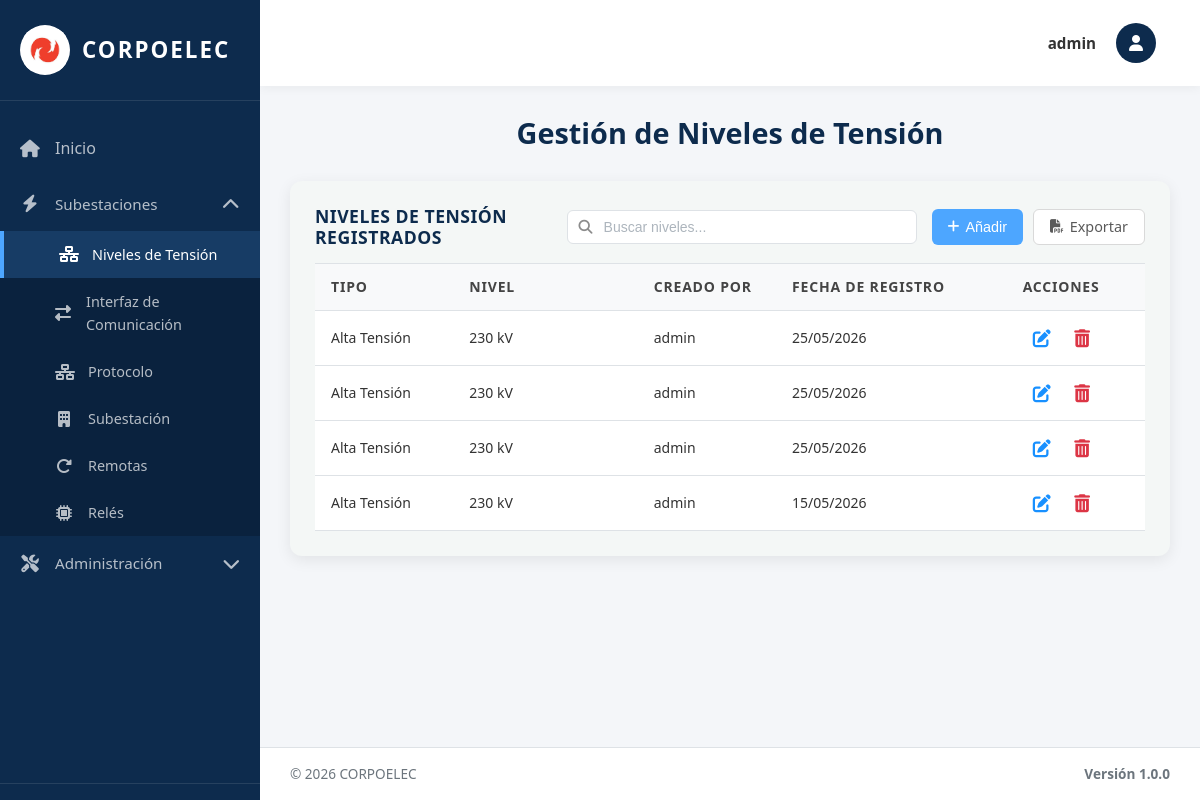
/tensiones/ (signed in), run on an earlier commit of the app's database.
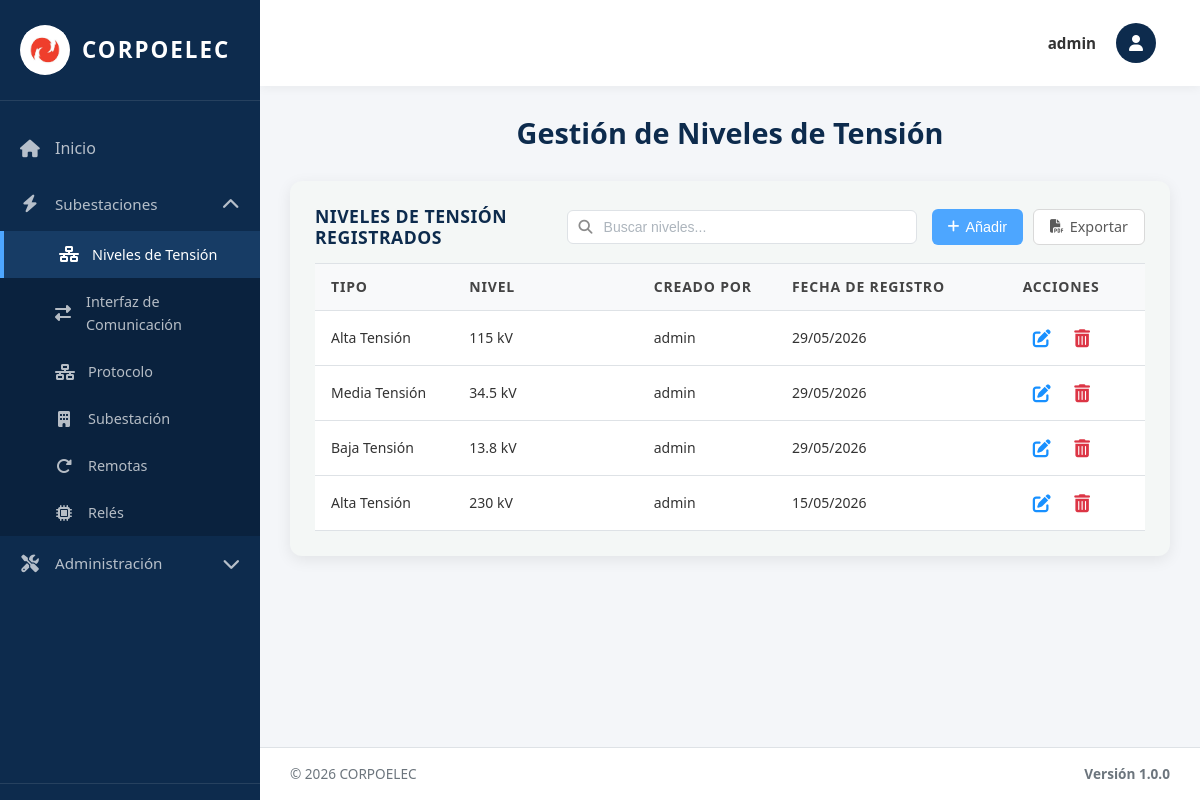
And on a later commit of the database.
### equipos/models.py (models this page shows, shortened)
class NivelTension(models.Model):
    TIPO_CHOICES = [
        ('AT', 'Alta Tensión'),
        ('MT', 'Media Tensión'),
        ('BT', 'Baja Tensión'),
    ]
    NIVEL_CHOICES = [
        ('230kV', '230 kV'),
        ('115kV', '115 kV'),
        ('34.5kV', '34.5 kV'),
        ('13.8kV', '13.8 kV'),
    ]
    Id_Ten = models.AutoField(primary_key=True)  # Identificador único
    Tipo_ten = models.CharField(max_length=5, choices=TIPO_CHOICES, default='AT')  # Tipo de tensión (AT/MT/BT)
    Nivel = models.CharField(max_length=10, choices=NIVEL_CHOICES)  # Valor del nivel (115kV, 34.5kV, etc.)
    Fecha_Reg = models.DateField(auto_now_add=True)  # Fecha de registro automática
    creado_por = models.ForeignKey(User, on_delete=models.SET_NULL, null=True, blank=True, related_name='niveles_tension_creados')  # Usuario que creó el registro
    class Meta:
        verbose_name = 'Nivel de Tensión'
        verbose_name_plural = 'Niveles de Tensión'
        ordering = ['Id_Ten']  # Orden por ID ascendente

### equipos/views.py (the view, shortened to what this page needs)
# urls.py: path('tensiones/', tensiones_view, name='tensiones'),
@no_cache
@login_required(login_url='/login/')
def tensiones_view(request):
    tensiones = NivelTension.objects.all().order_by('-Fecha_Reg', '-Id_Ten')
    paginator = Paginator(tensiones, 10)
    page_number = request.GET.get('page')
    page_obj = paginator.get_page(page_number)
    context = {
        'title': 'Niveles de Tensión',
        'page_obj': page_obj,
        'tensiones': tensiones,
        'tipo_choices': NivelTension.TIPO_CHOICES,
        'nivel_choices': NivelTension.NIVEL_CHOICES,
        'nivel_choices_simple': [(v, v) for v, _ in NivelTension.NIVEL_CHOICES],
        'is_admin': request.user.is_superuser,
        'puede_crear': puede_crear(request),
        'puede_actualizar': puede_actualizar(request),
        'puede_eliminar': puede_eliminar(request),
    }
    return render(request, 'tensiones.html', context)

### equipos/context_processors.py (called while the page is built, shortened)
def permisos_usuario(request):
    if request.user.is_superuser:
        return {
            'permisos_usuario': {'crear': True, 'actualizar': True, 'eliminar': True},
            'puede_crear': True,
            'puede_actualizar': True,
            'puede_eliminar': True,
        }

### templates/tensiones.html (shortened to what this page needs)
{% extends 'base.html' %}
{% load static %}
{% block content %}
<div class="welcome-text">
  <h2>Gestión de Niveles de Tensión</h2>
</div>
<div class="table-section">
<div class="table-header">
  <h3>Niveles de Tensión Registrados</h3>
  <div class="search-container">
    <input type="text" class="search-input" id="searchInput" placeholder="Buscar niveles..." onkeyup="filterTable()">
  </div>
  <div class="action-buttons">
    {% if puede_crear %}
    <button type="button" class="btn btn-primary btn-add-top" onclick="abrirAddModal()">
      <i class="fas fa-plus"></i> Añadir
    </button>
    {% endif %}
    <a href="{% url 'exportar_tensiones_pdf' %}" class="btn btn-secondary btn-add-top">
      <i class="fas fa-file-pdf"></i> Exportar
    </a>
  </div>
</div>
  {% if page_obj.object_list %}
  <table class="data-table">
    <thead>
        <tr>
          <th width="15%">Tipo</th>
          <th width="20%">Nivel</th>
          {% if is_admin %}<th width="15%">Creado Por</th>{% endif %}
          <th width="25%">Fecha de Registro</th>
          <th width="15%">Acciones</th>
        </tr>
    </thead>
    <tbody>
      {% for nivel in page_obj %}
      <tr>
        <td>{{ nivel.get_Tipo_ten_display }}</td>
        <td>{{ nivel.get_Nivel_display }}</td>
        {% if is_admin %}<td>{{ nivel.creado_por.username|default:"Sistema" }}</td>{% endif %}
        <td>{{ nivel.Fecha_Reg|date:"d/m/Y" }}</td>
        <td class="actions-cell">
          {% if puede_actualizar %}
          <button type="button" class="btn-icon btn-edit" title="Editar" onclick='openEditModal({{ nivel.Id_Ten }}, "{{ nivel.Tipo_ten }}", "{{ nivel.Nivel }}")'>
            <i class="fas fa-edit"></i>
          </button>
          {% endif %}
          {% if puede_eliminar %}
          <form method="post" style="display: inline;" onsubmit="return confirmarEliminacion(this);">
            <button type="submit" class="btn-icon btn-delete" title="Eliminar">
              <i class="fas fa-trash-alt"></i>
            </button>
          </form>
          {% endif %}
        </td>
      </tr>
      {% endfor %}
    </tbody>
  </table>
  {% else %}
  <p class="no-data">No hay niveles de tensión registrados.</p>
  {% endif %}
</div>
{% endblock %}

### templates/base.html (shortened to what this page needs)
{% load static %}
<!DOCTYPE html>
<html lang="es">
<head>
  <link rel="stylesheet" href="https://cdnjs.cloudflare.com/ajax/libs/font-awesome/6.4.0/css/all.min.css">
  <link rel="stylesheet" href="{% static 'css/global.css' %}">
 </head>
<body>
  <div class="layout-wrapper">
    <aside class="sidebar" id="sidebar">
      <div class="sidebar-brand" onclick="toggleSidebar()">
        <div class="sidebar-logo">
          <img src="{% static 'img/logo.jpg' %}" alt="Corpoelec">
        </div>
        <span class="sidebar-brand-text">Corpoelec</span>
      </div>
 <nav class="sidebar-nav">
        <a href="{% url 'index' %}" class="{% if request.path == '/' %}active{% endif %}" onclick="closeMobileSidebar()">
          <i class="fas fa-home"></i>
          <span>Inicio</span>
        </a>
         <div class="sidebar-dropdown {% if request.path == '/subestaciones/' or request.path == '/tensiones/' or request.path == '/interfaces/' or request.path == '/protocolo/' or request.path == '/reles/' or request.path == '/remotas/' %}active{% endif %}">
          <a href="#" class="dropdown-toggle" onclick="toggleDropdown(event, 'subestaciones-dropdown')">
            <i class="fas fa-bolt"></i>
            <span>Subestaciones</span>
            <i class="fas fa-chevron-down dropdown-arrow"></i>
          </a>
           <div class="dropdown-menu" id="subestaciones-dropdown">
             <a href="{% url 'tensiones' %}" class="{% if request.path == '/tensiones/' %}active{% endif %}" onclick="closeMobileSidebar()">
               <i class="fas fa-network-wired"></i>
               <span>Niveles de Tensión</span>
             </a>
               <a href="{% url 'interfaces' %}" class="{% if request.path == '/interfaces/' %}active{% endif %}" onclick="closeMobileSidebar()">
                 <i class="fas fa-exchange-alt"></i>
                 <span>Interfaz de Comunicación</span>
               </a>
               <a href="{% url 'protocolo' %}" class="{% if request.path == '/protocolo/' %}active{% endif %}" onclick="closeMobileSidebar()">
                 <i class="fas fa-network-wired"></i>
                 <span>Protocolo</span>
               </a>
               <a href="{% url 'subestaciones' %}" class="{% if request.path == '/subestaciones/' %}active{% endif %}" onclick="closeMobileSidebar()">
               <i class="fas fa-building"></i>
               <span>Subestación</span>
             </a>
             <a href="{% url 'remotas' %}" class="{% if request.path == '/remotas/' %}active{% endif %}" onclick="closeMobileSidebar()">
               <i class="fas fa-redo-alt"></i>
               <span>Remotas</span>
             </a>
             <a href="{% url 'reles' %}" class="{% if request.path == '/reles/' %}active{% endif %}" onclick="closeMobileSidebar()">
               <i class="fas fa-microchip"></i>
               <span>Relés</span>
              </a>
            </div>
         </div>
           {% if user.is_staff %}
           <div class="sidebar-dropdown {% if request.path == '/bitacora/' or request.path == '/admin/restaurar/' or request.path == '/admin/backup/' or request.path == '/admin/usuarios/' %}active{% endif %}">
             <a href="#" class="dropdown-toggle" onclick="toggleDropdown(event, 'admin-dropdown')">
               <i class="fas fa-tools"></i>
               <span>Administración</span>
               <i class="fas fa-chevron-down dropdown-arrow"></i>
             </a>
           </div>
           {% endif %}
        </nav>
        <div class="sidebar-bottom">
        </div>
      </aside>
    <main class="main-content" id="mainContent">
      <nav class="navbar">
        <div class="navbar-user">
          <div class="navbar-user-trigger" onclick="toggleUserMenu(event)">
            <div class="navbar-user-name">
              {% if user.first_name %}{{ user.first_name }}{% else %}{{ user.username }}{% endif %}
            </div>
            <div class="navbar-user-avatar">
              <i class="fas fa-user"></i>
            </div>
          </div>
         </div>
       </nav>
      <div class="content-area">
        {% block content %}{% endblock %}
      </div>
      <footer class="footer">
        <div class="footer-left">
          <span>© 2026 CORPOELEC</span>
        </div>
        <div class="footer-version">Versión 1.0.0</div>
      </footer>
    </main>
  </div>
</body>
</html>

### static/css/global.css (style rules this page uses)
body { font-size: 16px; font-weight: 400; color: #333; font-family: 'Open Sans', 'Segoe UI', Arial, sans-serif; line-height: 1.6; }
h1, h2, h3, .welcome-text h2 { font-size: 26px; font-weight: 700; color: #002D5A; margin: 0 0 20px 0; line-height: 1.2; }
.data-table thead th { font-size: 14px !important; font-weight: 700 !important; text-transform: uppercase !important; color: #444 !important; letter-spacing: 0.8px; padding: 12px 16px !important; background: #f8f9fa !important; border-top: 1px solid #dee2e6 !important; border-bottom: 1px solid #dee2e6 !important; }
.data-table thead { background: #f8f9fa !important; }
.data-table tbody td { font-size: 14px !important; font-weight: 400 !important; color: #333 !important; padding: 12px 16px !important; background: #fff !important; border-bottom: 1px solid #dee2e6 !important; }
.btn-primary, .btn-add-top { font-size: 14px !important; font-weight: 500 !important; border-radius: 8px !important; padding: 10px 20px !important; display: inline-flex; align-items: center; gap: 6px; }
.btn-icon { font-size: 18px !important; display: inline-flex; align-items: center; justify-content: center; padding: 6px !important; }
.btn-delete, .btn-delete i { color: #DC3545 !important; }
.btn-edit, .btn-edit i { color: #1890ff !important; }
.data-table { border-collapse: collapse; width: 100%; background: #fff; }
.data-table tbody tr { transition: background 0.15s ease; background: #fff; }
.data-table th, .data-table td { padding-top: 12px !important; padding-bottom: 12px !important; }
.form-control, input[type="text"], input[type="email"], select, textarea { font-size: 14px; font-weight: 400; color: #333; }
a { color: #1890ff; text-decoration: none; font-weight: 500; }

### templates/tensiones.html (style rules this page uses)
.table-section { background:#f4f7f6; padding:25px; border-radius:12px; box-shadow:0 4px 15px rgba(0,0,0,0.08); margin-bottom:20px; }
.table-header { display:flex; justify-content:space-between; align-items:center; margin-bottom:15px; gap:15px; }
.table-header h3 { margin:0; color:#0D2B4D; width:280px; }
.search-container { position:relative; display:flex; align-items:center; }
.search-input { width:350px; padding:8px 12px 8px 36px; border:1px solid #dee2e6; border-radius:6px; font-size:14px; color:#333; background:#fff; transition:border-color 0.3s ease; }
.search-input::placeholder { color:#adb5bd; }
.action-buttons { display:flex; gap:10px; }
.data-table { width:100%; border-collapse:collapse; }
.data-table thead { background:#f4f6f9; }
.data-table th, .data-table td { padding:12px 15px; text-align:left; border-bottom:1px solid #dee2e6; }
.data-table th { font-weight:600; color:#0D2B4D; font-size:0.9rem; }
.actions-cell { white-space:nowrap; text-align: right; }
.btn-icon { background:none; border:none; cursor:pointer; font-size:1.1rem; padding:6px; border-radius:4px; display:inline-flex; align-items:center; justify-content:center; transition:all 0.2s; color:#6c757d; margin:0 4px; }
.btn { padding:10px 20px; border-radius:6px; text-decoration:none; font-size:0.95rem; font-weight:400; cursor:pointer; border:none; transition:background 0.2s; }
.btn-primary { background:#4DA6FF; color:#fff; }
.btn-secondary { background:#fff; color:#595959; border:1px solid #d9d9d9; }

What changed in the data, as far as the page shows it:
removed NivelTension: Tipo_ten "Alta Tensión", Nivel "230 kV", creado_por.username "admin", Fecha_Reg "25/05/2026"
removed NivelTension: Tipo_ten "Alta Tensión", Nivel "230 kV", creado_por.username "admin", Fecha_Reg "25/05/2026"
removed NivelTension: Tipo_ten "Alta Tensión", Nivel "230 kV", creado_por.username "admin", Fecha_Reg "25/05/2026"
added NivelTension: Tipo_ten "Alta Tensión", Nivel "115 kV", creado_por.username "admin", Fecha_Reg "29/05/2026"
added NivelTension: Tipo_ten "Media Tensión", Nivel "34.5 kV", creado_por.username "admin", Fecha_Reg "29/05/2026"
added NivelTension: Tipo_ten "Baja Tensión", Nivel "13.8 kV", creado_por.username "admin", Fecha_Reg "29/05/2026"
